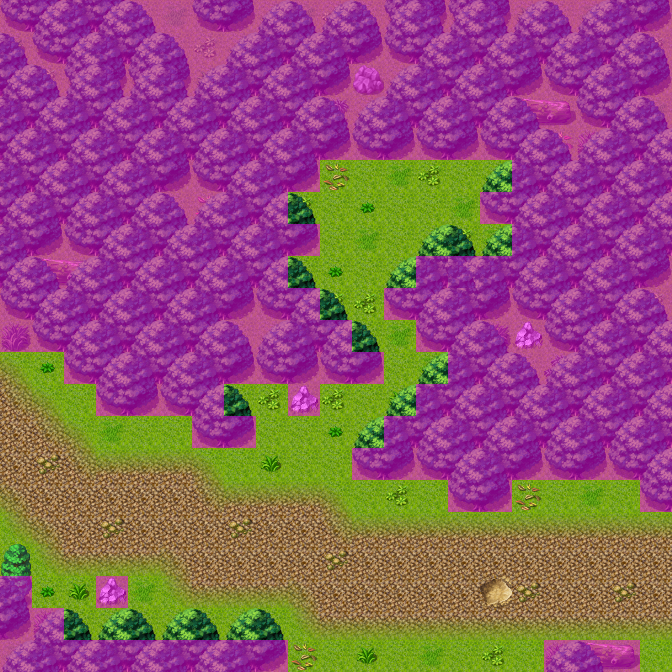

The image is a tile-based game level rendered from a .tmx file. Its description and source (layers, tilesets, objects; grid data summarised) follow:
An orthogonal 21x21 tile map with 32x32 px tiles, 4 tile layers (Ground, Objects, Above, Walkable), 12 tilesets and 10 objects (5x spawn, 3x mapchange, script, key).

<map version="1.0" orientation="orthogonal" width="21" height="21" tilewidth="32" tileheight="32">
    <properties>
        <property name="outdoors" value="1" />
    </properties>
    <tileset firstgid="1" name="map_6" tilewidth="32" tileheight="32">
        <image source="../drawable/map_6.png" width="256" height="256" />
    </tileset>
    <tileset firstgid="65" name="map_19" tilewidth="32" tileheight="32">
        <image source="../drawable/map_19.png" width="256" height="256" />
    </tileset>
    <tileset firstgid="129" name="map_0" tilewidth="32" tileheight="32">
        <image source="../drawable/map_0.png" width="256" height="256" />
    </tileset>
    <tileset firstgid="193" name="map_16" tilewidth="32" tileheight="32">
        <image source="../drawable/map_16.png" width="256" height="256" />
    </tileset>
    <tileset firstgid="257" name="map_28" tilewidth="32" tileheight="32">
        <image source="../drawable/map_28.png" width="256" height="256" />
    </tileset>
    <tileset firstgid="321" name="map_1" tilewidth="32" tileheight="32">
        <image source="../drawable/map_1.png" width="256" height="256" />
    </tileset>
    <tileset firstgid="385" name="map_5" tilewidth="32" tileheight="32">
        <image source="../drawable/map_5.png" width="256" height="256" />
    </tileset>
    <tileset firstgid="449" name="map_17" tilewidth="32" tileheight="32">
        <image source="../drawable/map_17.png" width="256" height="256" />
    </tileset>
    <tileset firstgid="513" name="map_4" tilewidth="32" tileheight="32">
        <image source="../drawable/map_4.png" width="256" height="256" />
    </tileset>
    <tileset firstgid="577" name="map_27" tilewidth="32" tileheight="32">
        <image source="../drawable/map_27.png" width="256" height="256" />
    </tileset>
    <tileset firstgid="641" name="map_20" tilewidth="32" tileheight="32">
        <image source="../drawable/map_20.png" width="256" height="256" />
    </tileset>
    <tileset firstgid="705" name="map_2" tilewidth="32" tileheight="32">
        <image source="../drawable/map_2.png" width="256" height="256" />
    </tileset>
    <layer name="Ground" width="21" height="21">
        <data>[441 cells, 441 non-empty, 4 distinct tile ids]</data>
    </layer>
    <layer name="Objects" width="21" height="21">
        <data>[441 cells, 188 non-empty, 22 distinct tile ids]</data>
    </layer>
    <layer name="Above" width="21" height="21">
        <data>[441 cells, 66 non-empty, 3 distinct tile ids]</data>
    </layer>
    <layer name="Walkable" width="21" height="21">
        <data>[441 cells, 275 non-empty, 1 distinct tile ids]</data>
    </layer>
    <objectgroup name="Mapevents">
        <object name="north" type="mapchange" x="0" y="352" width="32" height="224">
            <properties>
                <property name="map" value="crossroads" />
                <property name="place" value="southeast" />
            </properties>
        </object>
        <object name="east" type="mapchange" x="640" y="512" width="32" height="160">
            <properties>
                <property name="map" value="roadbeforecrossroads1" />
                <property name="place" value="west" />
            </properties>
        </object>
        <object name="south" type="mapchange" x="288" y="640" width="256" height="32">
            <properties>
                <property name="map" value="woodcave0" />
                <property name="place" value="north" />
            </properties>
        </object>
        <object name="sign_wolf_pack_jakrar" type="script" x="256" y="160" width="256" height="192">
            <properties>
                <property name="when" value="always" />
            </properties>
        </object>
    </objectgroup>
    <objectgroup name="Spawn">
        <object name="fox2" type="spawn" x="224" y="384" width="192" height="64">
            <properties>
                <property name="spawngroup" value="fox2" />
            </properties>
        </object>
        <object name="forestserpent1" type="spawn" x="512" y="480" width="96" height="32">
            <properties>
                <property name="spawngroup" value="forestserpent1" />
            </properties>
        </object>
        <object name="forestserpent1_1" type="spawn" x="64" y="576" width="192" height="64">
            <properties>
                <property name="spawngroup" value="forestserpent1" />
            </properties>
        </object>
        <object name="forestwolf1" type="spawn" x="288" y="160" width="224" height="128">
            <properties>
                <property name="quantity" value="3" />
                <property name="spawngroup" value="forestwolf1" />
            </properties>
        </object>
        <object name="wolf_leader" type="spawn" x="320" y="160" width="128" height="96">
            <properties>
                <property name="spawngroup" value="wolf_leader" />
            </properties>
        </object>
    </objectgroup>
    <objectgroup name="Keys">
        <object name="pathway_fallhaven:30" type="key" x="352" y="320" width="64" height="32">
            <properties>
                <property name="phrase" value="key_wolf_pack_jakrar" />
                <property name="requireId" value="pathway_fallhaven" />
                <property name="requireType" value="questProgress" />
                <property name="requireValue" value="30" />
            </properties>
        </object>
    </objectgroup>
</map>
